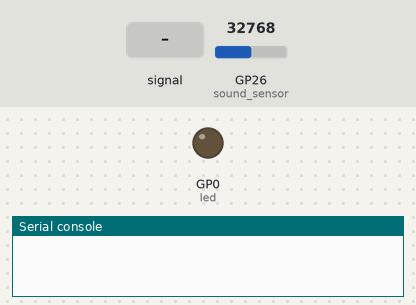
The program below on a simulated Raspberry Pi Pico running MicroPython. Parts: output pins drawn as LEDs (lit = HIGH), the last lines printed to the serial console. Inputs (shaded band) come from the test bench; at power-on: GP26 (sound_sensor) = 32768 (analog values on the 0–65535 scale).

Above: at 1.2 s.
1.3 s: GP26 (sound_sensor) fed a 200 Hz sine of ±29490 counts around its level
At 2.1 s:
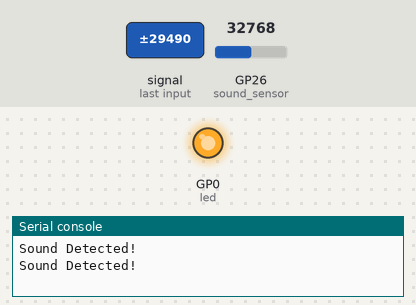
3.3 s: GP26 (sound_sensor) set to 64464
4.8 s: GP26 (sound_sensor) set to 65504
At 5.5 s:
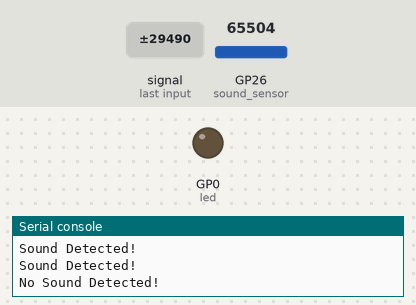
6.3 s: GP26 (sound_sensor) set to 9520
8.5 s: GP26 (sound_sensor) set to 8112
At 9.9 s:
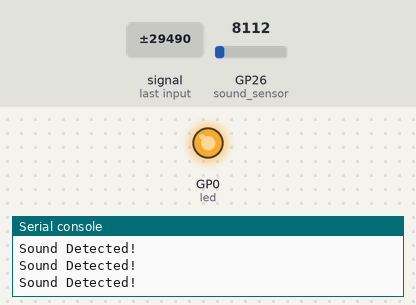
10.5 s: GP26 (sound_sensor) set to 65535
At 11.1 s:
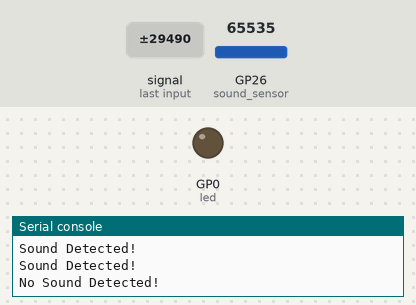
Timing chart, 0 to 13.0 s (numbered marks = the images above; inputs shaded):
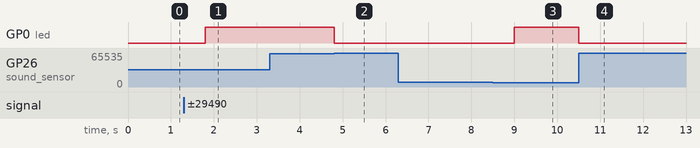

The program:

Project_13_PIR_sensor.py
```python
from machine import Pin, ADC
from time import sleep


led = Pin(0, Pin.OUT)
# GP26 -> ADC0
sound_sensor = ADC(0)


while True:
    if sound_sensor.read_u16() > 65500:
        print("No Sound Detected!")
        led.value(0)
        sleep(2)
    elif sound_sensor.read_u16() < 9000:
        print("Sound Detected!")
        sleep(0.5)
        led.value(1)
    
```

Measured:
- the behaviour switches between 65488 and 65504 on GP26 (sound_sensor) (found by bisection; images 1 and 2)
- the behaviour switches between 9008 and 8992 on GP26 (sound_sensor) (found by bisection; images 2 and 3)
- after the input at 1.3 s, GP0 (led): LOW → HIGH after 0.50 s
- after the input at 3.3 s, every drawn part: stays the same
- after the input at 4.8 s, GP0 (led): HIGH → LOW at once
- after the input at 6.3 s, every drawn part: stays the same
- after the input at 8.5 s, GP0 (led): LOW → HIGH after 0.50 s
- after the input at 10.5 s, GP0 (led): HIGH → LOW at once
